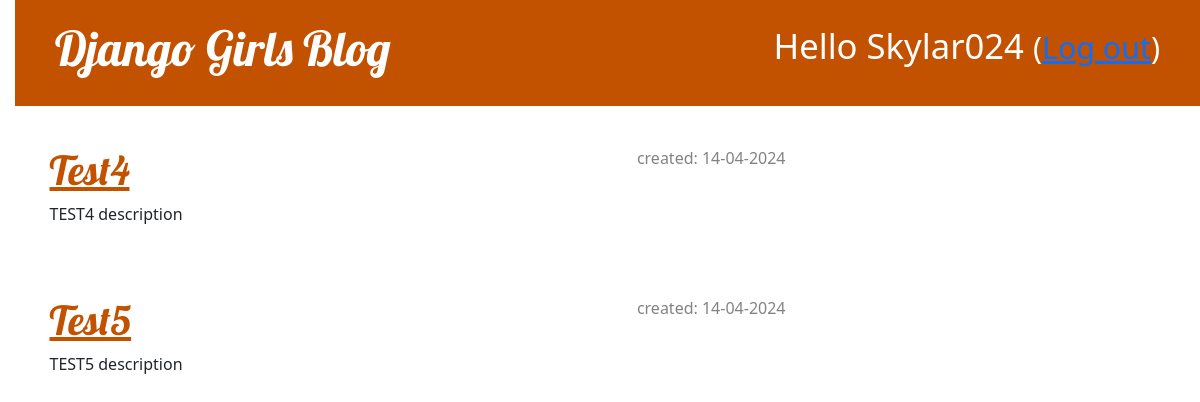
The page /drafts/ (signed in) on the database its author committed.
### blog/models.py (models this page shows, shortened)
class Post(models.Model):
    author = models.ForeignKey(settings.AUTH_USER_MODEL, on_delete=models.CASCADE)
    title = models.CharField(max_length=200)
    text = models.TextField()
    created_date = models.DateTimeField(default=timezone.now)
    published_date = models.DateTimeField(blank=True, null=True)

### blog/views.py (the view)
# urls.py: path('drafts/', views.post_draft_list, name='post_draft_list'),
@login_required
def post_draft_list(request):
    posts = Post.objects.filter(published_date__isnull=True).order_by('created_date')
    return render(request, 'blog/post_draft_list.html', {'posts': posts})

### blog/templates/blog/post_draft_list.html
{% extends 'blog/base.html' %}
{% block content %}
    {% for post in posts %}
        <div class="post">
            <p class="date">created: {{ post.created_date|date:'d-m-Y' }}</p>
            <h1><a href="{% url 'post_detail' pk=post.pk %}">{{ post.title }}</a></h1>
            <p>{{ post.text|truncatechars:200 }}</p>
        </div>
    {% endfor %}
{% endblock %}

### blog/templates/blog/base.html (shortened to what this page needs)
{% load static %}
<!DOCTYPE html>
<html>
    <head>
        <link rel="stylesheet" href="https://cdn.jsdelivr.net/npm/bootstrap@5.1.3/dist/css/bootstrap.min.css">
        <link rel="stylesheet" href="{% static 'css/blog.css' %}">
    </head>
    <body>
        <div class="page-header">
            {% if user.is_authenticated %}
                <p class="top-menu">Hello {{ user.username }} <small>(<a href="{% url 'logout' %}">Log out</a>)</small></p>
            {% else %}
                <a href="{% url 'login' %}" class="top-menu"><span class="glyphicon glyphicon-lock"></span></a>
            {% endif %}
            <h1><a href="/">Django Girls Blog</a></h1>
        </div>
        <div class="content container">
            <div class="row">
                <div class="col-md-8">
                {% block content %}
                {% endblock %}
                </div>
            </div>
        </div>
    </body>
</html>

### blog/static/css/blog.css (style rules this page uses)
h1 a, h2 a { color: #c25100; font-family: 'Lobster'; }
body { padding-left: 15px; }
.page-header { background-color: #C25100; margin-top: 0; margin-bottom: 40px; padding: 20px 20px 20px 40px; }
.page-header h1, .page-header h1 a, .page-header h1 a:visited, .page-header h1 a:active { color: #ffffff; font-size: 36pt; text-decoration: none; }
h1, h2, h3, h4 { font-family: 'Lobster', cursive; }
.date { color: #828282; }
.top-menu, .top-menu:hover, .top-menu:visited { color: #ffffff; float: right; font-size: 26pt; margin-right: 20px; }
.post { margin-bottom: 70px; }
.post > .date, .post > .actions { float: right; }

### rows shown on the page
Post: created_date "14-04-2024", title "Test4", text "TEST4 description"
Post: created_date "14-04-2024", title "Test5", text "TEST5 description"

### other values the page prints
{{ user.username }} "Skylar024"
